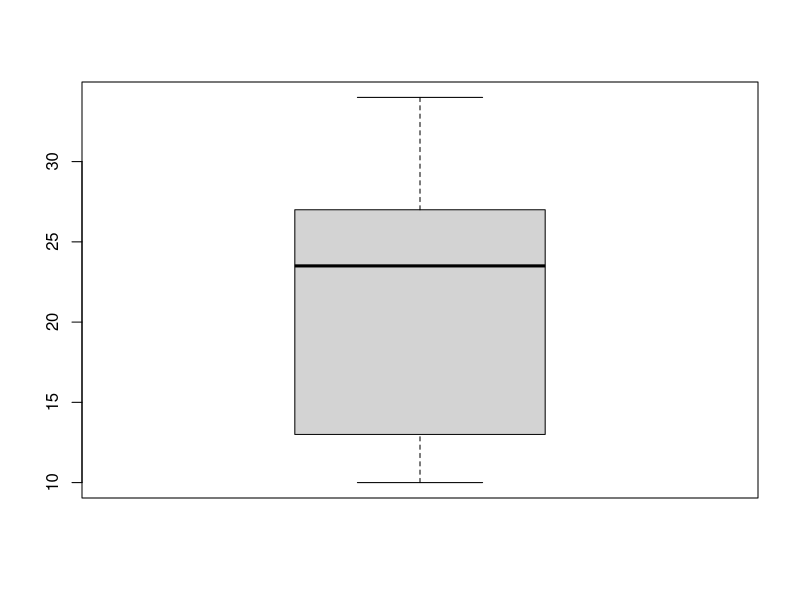
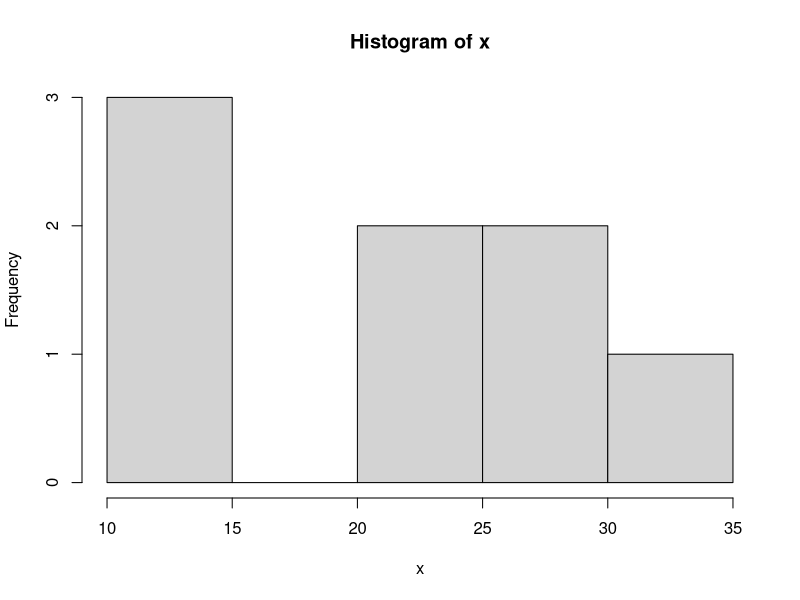

These figures' R source, in order:
## ---- chunk 1

x = c(10, 23, 14, 12, 34, 26, 28, 24)

## ---- chunk 2

mean(x)

## ---- chunk 3
# Insert your code here
summary(x)
## ---- chunk 4
# Insert your code here
fivenum(x)
## ---- chunk 5
boxplot(x)
## ---- chunk 6
# Insert your code here
hist(x)
